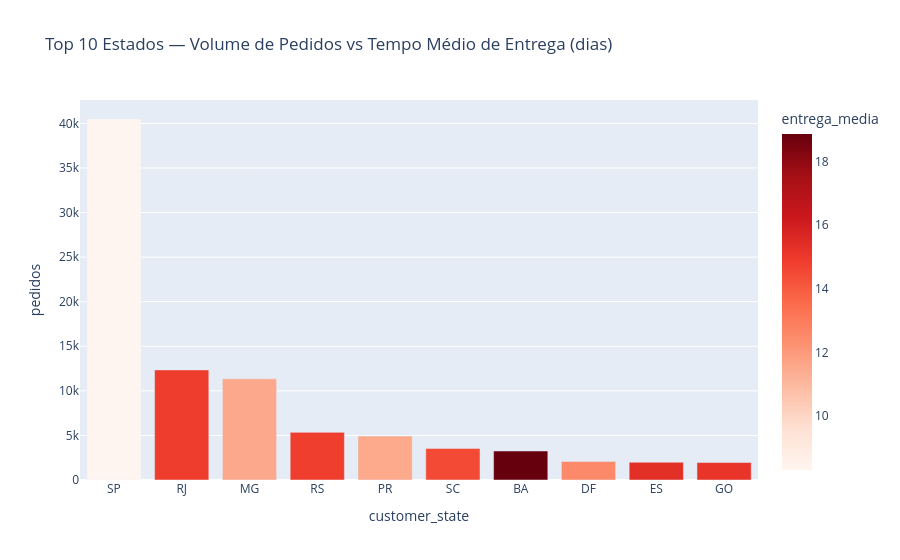
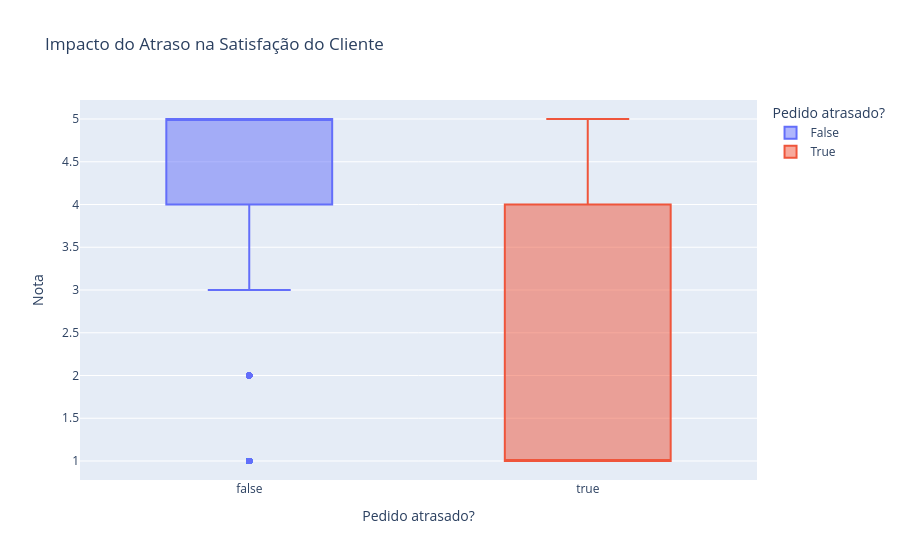

The notebook cell saved with these charts, in order:
### Code cell
# %% [markdown]
# # Olist Geolocation Analytics
# Análise end-to-end da distribuição geográfica de clientes e vendedores da Olist.

# %% [markdown]
# ### Bloco 1 — Imports e configuração

# %%
import pandas as pd
import numpy as np
import plotly.express as px
import plotly.graph_objects as go
import unicodedata
import warnings
warnings.filterwarnings("ignore")

# Configuração global
pd.set_option("display.max_columns", None)
pd.set_option("display.float_format", "{:.2f}".format)

BASE = "D:/DIVERSOS/Cases_Portfolio/DadosOlist/DadosOriginal/"
OUT  = "D:/DIVERSOS/Cases_Portfolio/DadosOlist/processed/"


# %% [markdown]
# ### Bloco 2 — Carregamento dos dados

# %%
geo       = pd.read_csv(BASE + "olist_geolocation_dataset.csv",   encoding="utf-8")
customers = pd.read_csv(BASE + "olist_customers_dataset.csv",     encoding="utf-8")
orders    = pd.read_csv(BASE + "olist_orders_dataset.csv",        encoding="utf-8")
reviews   = pd.read_csv(BASE + "olist_order_reviews_dataset.csv", encoding="utf-8")

for name, df in [("geo", geo), ("customers", customers),
                 ("orders", orders), ("reviews", reviews)]:
    print(f"{name:10s} shape={df.shape}  cols={df.columns.tolist()}")


# %% [markdown]
# ### Bloco 3 — EDA rápida (entender antes de mexer)

# %%
for name, df in [("geo", geo), ("customers", customers),
                 ("orders", orders), ("reviews", reviews)]:
    nulos = df.isna().sum()
    nulos = nulos[nulos > 0]
    print(f"\n--- {name} ---")
    print(nulos if len(nulos) else "Sem nulos")


# %% [markdown]
# ### Bloco 4 — Limpeza e agregação da geolocalização

# %%
def normalize_city(city):
    city = str(city).lower().strip()
    city = unicodedata.normalize("NFKD", city).encode("ASCII", "ignore").decode("ASCII")
    return city

geo["geolocation_city"] = geo["geolocation_city"].apply(normalize_city)

geo_agg = geo.groupby("geolocation_zip_code_prefix").agg(
    lat=("geolocation_lat", "mean"),
    lng=("geolocation_lng", "mean"),
    city=("geolocation_city", "first"),
    state=("geolocation_state", "first")
).reset_index()

print(f"CEPs únicos: {len(geo_agg)}")
print(geo_agg.head())


# %% [markdown]
# ### Bloco 5 — Merge: clientes × geolocalização

# %%
customers["customer_zip_code_prefix"] = customers["customer_zip_code_prefix"].astype(int)
geo_agg["geolocation_zip_code_prefix"] = geo_agg["geolocation_zip_code_prefix"].astype(int)

customers_geo = customers.merge(
    geo_agg,
    left_on="customer_zip_code_prefix",
    right_on="geolocation_zip_code_prefix",
    how="left"
)

print(f"Linhas: {len(customers_geo)}")
print(f"Sem geolocalização: {customers_geo['lat'].isna().sum()}")
print(customers_geo.head())


# %% [markdown]
# ### Bloco 6 — Enriquecer pedidos: geo + reviews + delivery_days

# %%
# 1) Pedidos + dados geográficos do cliente
orders_geo = orders.merge(
    customers_geo[["customer_id", "customer_state", "customer_city", "lat", "lng"]],
    on="customer_id",
    how="left"
)

# 2) + reviews (remover duplicatas de order_id antes do merge)
reviews_dedup = reviews.drop_duplicates(subset=["order_id"], keep="first")
orders_geo = orders_geo.merge(
    reviews_dedup[["order_id", "review_score"]],
    on="order_id",
    how="left"
)

# 3) Converter datas
date_cols = [
    "order_purchase_timestamp",
    "order_delivered_customer_date",
    "order_estimated_delivery_date"
]
for c in date_cols:
    orders_geo[c] = pd.to_datetime(orders_geo[c], errors="coerce")

# 4) Calcular tempo de entrega e atraso
orders_geo["delivery_days"] = (
    orders_geo["order_delivered_customer_date"] - orders_geo["order_purchase_timestamp"]
).dt.days

orders_geo["delay_days"] = (
    orders_geo["order_delivered_customer_date"] - orders_geo["order_estimated_delivery_date"]
).dt.days

orders_geo["is_late"] = orders_geo["delay_days"] > 0

print(f"Pedidos: {len(orders_geo)}")
print(f"Entregues: {orders_geo['delivery_days'].notna().sum()}")
print(f"Atrasados: {orders_geo['is_late'].sum()}")


# %% [markdown]
# ### Bloco 7 — Análises com Plotly

# %% [markdown]
# ##### 7.1 Mapa de dispersão — onde estão os clientes

# %%
sample = orders_geo.dropna(subset=["lat", "lng"]).sample(10000, random_state=42)

fig = px.scatter_mapbox(
    sample, lat="lat", lon="lng",
    color="review_score",
    color_continuous_scale="RdYlGn",
    opacity=0.6, zoom=3,
    mapbox_style="carto-positron",
    title="Distribuição de Clientes por Nota de Avaliação"
)
fig.update_layout(height=600, margin=dict(l=0, r=0, t=40, b=0))
fig.show()


# %% [markdown]
# ##### 7.2 Top 10 estados — volume + tempo médio de entrega

# %%
by_state = (
    orders_geo.dropna(subset=["delivery_days"])
    .groupby("customer_state")
    .agg(pedidos=("order_id", "count"),
         entrega_media=("delivery_days", "mean"),
         nota_media=("review_score", "mean"))
    .reset_index()
    .sort_values("pedidos", ascending=False)
    .head(10)
)

fig = px.bar(
    by_state, x="customer_state", y="pedidos",
    color="entrega_media", color_continuous_scale="Reds",
    title="Top 10 Estados — Volume de Pedidos vs Tempo Médio de Entrega (dias)"
)
fig.show()


# %% [markdown]
# ##### 7.3 Atraso vs satisfação — o insight que fecha o case

# %%
df_box = orders_geo.dropna(subset=["delay_days", "review_score", "is_late"]).copy()

fig = px.box(
    df_box,
    x="is_late", y="review_score",
    color="is_late",
    category_orders={"is_late": [False, True]},
    labels={"is_late": "Pedido atrasado?", "review_score": "Nota"},
    title="Impacto do Atraso na Satisfação do Cliente"
)
fig.show()


# %% [markdown]
# ### Bloco 8 — Exportar dados enriquecidos para o Power BI

# %%
# %% [markdown]
# ### Bloco 8 — Exportar dados enriquecidos para o Power BI

# %%
import os

dashboard_data = orders_geo[[
    "order_id", "customer_id", "customer_state", "customer_city",
    "lat", "lng", "review_score", "delivery_days", "delay_days",
    "is_late", "order_status", "order_purchase_timestamp"
]].copy()

# ---------------------------------------------------------------
# 1) Forçar colunas inteiras como Int64 (sem ".0")
#    Isso impede que 5 vire "5.0" no CSV (que o Power BI leria como 50)
# ---------------------------------------------------------------
for col in ["review_score", "delivery_days", "delay_days"]:
    dashboard_data[col] = pd.to_numeric(dashboard_data[col], errors="coerce").astype("Int64")

# ---------------------------------------------------------------
# 2) Arredondar lat/lng para 6 casas (evita ruído de precisão)
# ---------------------------------------------------------------
dashboard_data["lat"] = pd.to_numeric(dashboard_data["lat"], errors="coerce").round(6)
dashboard_data["lng"] = pd.to_numeric(dashboard_data["lng"], errors="coerce").round(6)

# ---------------------------------------------------------------
# 3) Exportar com decimal="," → formato brasileiro
#    Float vira "-23,55" (Power BI pt-BR lê certo)
#    Inteiro vira "5" (Power BI pt-BR lê certo)
# ---------------------------------------------------------------
os.makedirs(OUT, exist_ok=True)
dashboard_data.to_csv(
    OUT + "dashboard_data.csv",
    index=False,
    encoding="utf-8",
    decimal=","
)

print(f"Exportado: {dashboard_data.shape}")
print(f"Caminho: {OUT}dashboard_data.csv")
print("\nPrimeiras linhas do CSV para conferência:")
print(dashboard_data.head(3).to_string())

### Figure 1 — Plotly figure (JSON) as saved in the notebook; plotly's stock layout.template omitted (floating-point values rounded to 4 significant figures)
{"data": [{"hovertemplate": "customer_state=%{x}<br>pedidos=%{y}<br>entrega_media=%{marker.color}<extra></extra>", "legendgroup": "", "marker": {"color": [8.298, 14.85, 11.54, 14.82, 11.53, 14.48, 18.87, 12.51, 15.33, 15.15], "coloraxis": "coloraxis", "pattern": {"shape": ""}}, "name": "", "orientation": "v", "showlegend": false, "textposition": "auto", "type": "bar", "x": ["SP", "RJ", "MG", "RS", "PR", "SC", "BA", "DF", "ES", "GO"], "xaxis": "x", "y": [40495, 12353, 11355, 5344, 4923, 3547, 3256, 2080, 1995, 1957], "yaxis": "y"}], "layout": {"barmode": "relative", "coloraxis": {"colorbar": {"title": {"text": "entrega_media"}}, "colorscale": [[0, "rgb(255,245,240)"], [0.125, "rgb(254,224,210)"], [0.25, "rgb(252,187,161)"], [0.375, "rgb(252,146,114)"], [0.5, "rgb(251,106,74)"], [0.625, "rgb(239,59,44)"], [0.75, "rgb(203,24,29)"], [0.875, "rgb(165,15,21)"], [1, "rgb(103,0,13)"]]}, "legend": {"tracegroupgap": 0}, "title": {"text": "Top 10 Estados — Volume de Pedidos vs Tempo Médio de Entrega (dias)"}, "xaxis": {"anchor": "y", "domain": [0, 1], "title": {"text": "customer_state"}}, "yaxis": {"anchor": "x", "domain": [0, 1], "title": {"text": "pedidos"}}}}

### Figure 2 — Plotly figure (JSON) as saved in the notebook; plotly's stock layout.template omitted (floating-point values rounded to 4 significant figures; data arrays with more than 128 entries replaced by an {"elided": "..."} marker saying what was removed)
{"data": [{"alignmentgroup": "True", "hovertemplate": "Pedido atrasado?=%{x}<br>Nota=%{y}<extra></extra>", "legendgroup": "False", "marker": {"color": "#636efa"}, "name": "False", "notched": false, "offsetgroup": "False", "orientation": "v", "showlegend": true, "type": "box", "x": {"elided": "89448 bool values"}, "x0": " ", "xaxis": "x", "y": {"elided": "89448 float values"}, "y0": " ", "yaxis": "y"}, {"alignmentgroup": "True", "hovertemplate": "Pedido atrasado?=%{x}<br>Nota=%{y}<extra></extra>", "legendgroup": "True", "marker": {"color": "#EF553B"}, "name": "True", "notched": false, "offsetgroup": "True", "orientation": "v", "showlegend": true, "type": "box", "x": {"elided": "6382 bool values"}, "x0": " ", "xaxis": "x", "y": {"elided": "6382 float values"}, "y0": " ", "yaxis": "y"}], "layout": {"boxmode": "overlay", "legend": {"title": {"text": "Pedido atrasado?"}, "tracegroupgap": 0}, "title": {"text": "Impacto do Atraso na Satisfação do Cliente"}, "xaxis": {"anchor": "y", "categoryarray": [false, true], "categoryorder": "array", "domain": [0, 1], "title": {"text": "Pedido atrasado?"}}, "yaxis": {"anchor": "x", "domain": [0, 1], "title": {"text": "Nota"}}}}
